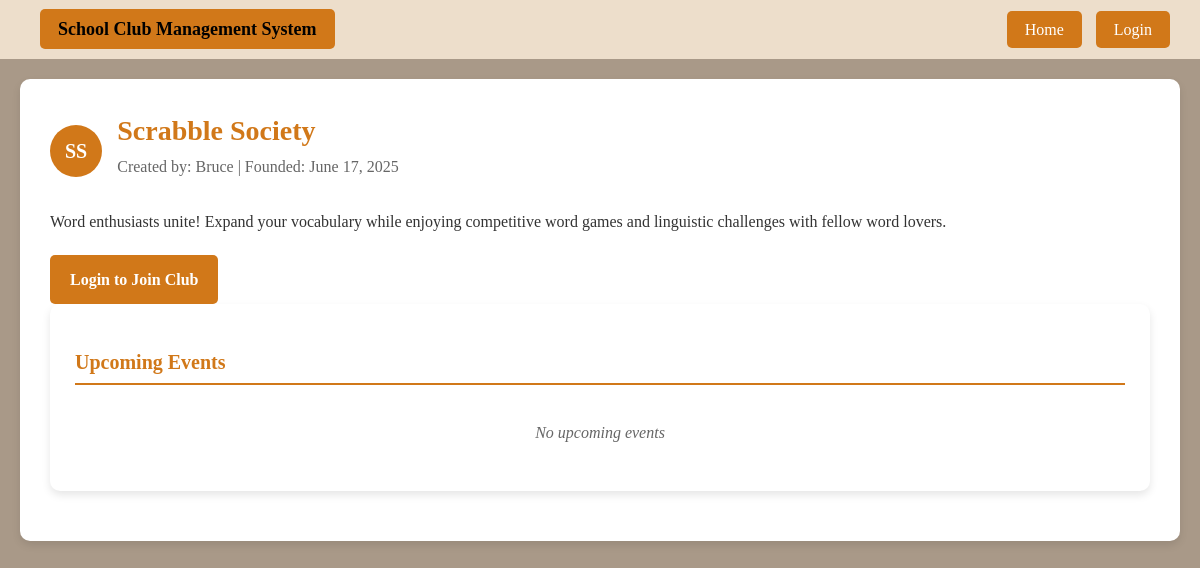
Screenshot of /club_details.php?id=2 with the database file from the repository.
### tables this page shows
CREATE TABLE `clubs` (
  `id` int(11) NOT NULL,
  `patron_id` int(11) NOT NULL,
  `name` varchar(100) NOT NULL,
  `initials` varchar(10) NOT NULL,
  `description` text DEFAULT NULL,
  `created_by` int(11) DEFAULT NULL,
  `created_at` timestamp NOT NULL DEFAULT current_timestamp()
);

CREATE TABLE `users` (
  `id` int(11) NOT NULL,
  `username` varchar(50) NOT NULL,
  `surname` varchar(100) DEFAULT NULL,
  `email` varchar(100) NOT NULL,
  `school_id` varchar(50) NOT NULL,
  `password` varchar(255) NOT NULL,
  `role` enum('student','club_manager','admin') DEFAULT 'student',
  `created_at` timestamp NOT NULL DEFAULT current_timestamp()
);

### club_details.php (the view, shortened to what this page needs)
<?php
$conn = new mysqli("localhost", "root", "", "ics_project");
$club_id = isset($_GET['id']) ? intval($_GET['id']) : 0;
$club_stmt = $conn->prepare("SELECT c.*, u.username as creator_name FROM clubs c LEFT JOIN users u ON c.created_by = u.id WHERE c.id = ?");
$club_stmt->bind_param("i", $club_id);
$club_stmt->execute();
$club_result = $club_stmt->get_result();
$club = $club_result->fetch_assoc();
$events_stmt = $conn->prepare("SELECT * FROM events WHERE club_id = ? ORDER BY event_date DESC");
$events_stmt->bind_param("i", $club_id);
$events_stmt->execute();
$events_result = $events_stmt->get_result();
$is_member = false;
$has_pending_request = false;
?>
<!DOCTYPE html>
<html>
<head>
</head>
<body>
    <div class="navbar">
        <div class="logo">
            <a href="home.php" style="color: black; text-decoration: none;">
                School Club Management System
            </a>
        </div>
        <div>
            <?php if (isset($_SESSION['username'])): ?>
                <span style="color: black; margin-right: 10px;">
                    Welcome, <?php echo htmlspecialchars($_SESSION['username']); ?>!
                </span>
                <a href="home.php">Home</a>
                <a href="student_dashboard.php">Dashboard</a>
                <a href="logout.php">Logout</a>
            <?php else: ?>
                <a href="home.php">Home</a>
                <a href="login.php">Login</a>
            <?php endif; ?>
        </div>
    </div>
    <div class="container">
        <div class="club-header">
            <div class="club-title">
                <div class="club-initials-badge"><?php echo htmlspecialchars($club['initials']); ?></div>
                <div>
                    <h1 class="club-name"><?php echo htmlspecialchars($club['name']); ?></h1>
                    <div class="club-meta">
                        Created by: <?php echo htmlspecialchars($club['creator_name'] ?? 'Unknown'); ?> |
                        Founded: <?php echo date('F j, Y', strtotime($club['created_at'])); ?>
                    </div>
                </div>
            </div>
            <div class="club-description">
                <?php echo htmlspecialchars($club['description']); ?>
            </div>
            <?php if (isset($_SESSION['user_id'])): ?>
    <div class="action-buttons">
        <?php if ($is_member): ?>
            <span class="btn btn-success">✓ You are a member</span>
            <a href="leave_club.php?id=<?php echo $club_id; ?>" class="btn btn-secondary"
               onclick="return confirm('Are you sure you want to leave this club?')">Leave Club</a>
        <?php elseif ($has_pending_request): ?>
            <span class="btn btn-secondary">Request Pending</span>
        <?php else: ?>
            <form method="POST" style="display: inline;">
                <input type="hidden" name="club_id" value="<?php echo $club_id; ?>">
                <button type="submit" name="join_club" class="btn btn-primary">Join Club</button>
            </form>
        <?php endif; ?>
    </div>
<?php else: ?>
    <div class="action-buttons">
        <a href="login.php" class="btn btn-primary">Login to Join Club</a>
    </div>
<?php endif; ?>
        <div class="section">
            <h2 class="section-title">Upcoming Events</h2>
            <?php if ($events_result->num_rows > 0): ?>
                <?php while($event = $events_result->fetch_assoc()): ?>
                    <div class="event-item">
                        <div class="event-title"><?php echo htmlspecialchars($event['title']); ?></div>
                        <div class="event-date">
                            <?php echo $event['event_date'] ? date('F j, Y', strtotime($event['event_date'])) : 'Date TBD'; ?>
                        </div>
                        <div><?php echo htmlspecialchars($event['description']); ?></div>
                    </div>
                <?php endwhile; ?>
            <?php else: ?>
                <div class="no-content">No upcoming events</div>
            <?php endif; ?>
        </div>
    </div>
</body>

### club_details.php (style rules this page uses)
body { font-family: 'Times New Roman', Times, serif; margin: 0; padding: 0; background-color: rgb(169, 153, 136); line-height: 1.6; }
.navbar { background-color: rgb(237, 222, 203); padding: 15px 30px; display: flex; justify-content: space-between; align-items: center; }
.navbar .logo { font-size: 18px; font-weight: bold; color: black; }
.navbar a { background-color: rgb(209, 120, 25); color: #fff; padding: 10px 18px; text-decoration: none; border-radius: 5px; transition: background-color 0.3s ease; margin-left: 10px; }
.container { max-width: 1200px; margin: 0 auto; padding: 20px; }
.club-header { background-color: white; border-radius: 10px; padding: 30px; margin-bottom: 20px; box-shadow: 0 4px 8px rgba(0, 0, 0, 0.1); }
.club-title { display: flex; align-items: center; gap: 15px; margin-bottom: 15px; }
.club-initials-badge { background-color: rgb(209, 120, 25); color: white; padding: 10px 15px; border-radius: 50%; font-weight: bold; font-size: 20px; }
.club-name { font-size: 28px; color: rgb(209, 120, 25); margin: 0; }
.club-meta { color: #666; margin-bottom: 15px; }
.club-description { font-size: 16px; color: #333; }
.action-buttons { margin-top: 20px; display: flex; gap: 10px; }
.btn { padding: 12px 20px; border: none; border-radius: 5px; cursor: pointer; text-decoration: none; display: inline-block; transition: background-color 0.3s ease; font-weight: bold; }
.btn-primary { background-color: rgb(209, 120, 25); color: white; }
.section { background-color: white; border-radius: 10px; padding: 25px; margin-bottom: 20px; box-shadow: 0 4px 8px rgba(0, 0, 0, 0.1); }
.section-title { color: rgb(209, 120, 25); font-size: 20px; margin-bottom: 15px; border-bottom: 2px solid rgb(209, 120, 25); padding-bottom: 5px; }
.no-content { text-align: center; color: #666; font-style: italic; padding: 20px; }

### rows the page displays
clubs: initials "SS", name "Scrabble Society", created_by.username "Bruce", created_at "June 17, 2025", description "Word enthusiasts unite! Expand your vocabulary while enjoying competitive word games and linguistic challenges with fellow word lovers."
